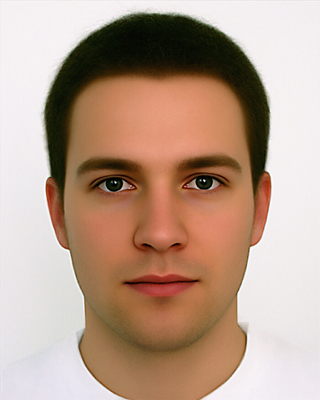
#> input picture HW5/files/images/q2.png, 320 x 400 px, found by its file name
$ jupyter execute CV_HW5_Q2_99521361.ipynb
#> lines starting #> are read from the running program, lines starting #| are printed output that depends on the picture; after the words box and inside, x2 and y2 are one past the last pixel; in counts of white or black regions, pixels touching at a corner belong together
# Q2

[cell 1]
import cv2 # just for reading the image
import numpy as np
import matplotlib.pyplot as plt

read image "q2.png"

[cell 2]
img = "/content/q2.png"

plot the image

[cell 3]
img = cv2.imread(img)
#> img is the input picture: shape (400, 320, 3); mean B, G, R 140.9, 158, 184.4
# Convert to RGB
img = cv2.cvtColor(img, cv2.COLOR_BGR2RGB)

img

[cell 4]
def get_neighbors(point, shape, neighbor_mode):
    neighbors = []
    x, y = point
    if neighbor_mode == 0:  # 4-connectivity
        deltas = [(-1, 0), (1, 0), (0, -1), (0, 1)]
    else:  # 8-connectivity
        deltas = [(-1, 0), (1, 0), (0, -1), (0, 1), (-1, -1), (-1, 1), (1, -1), (1, 1)]

    for dx, dy in deltas:
        nx, ny = x + dx, y + dy
        if 0 <= nx < shape[0] and 0 <= ny < shape[1]:
            neighbors.append((nx, ny))

    return neighbors

[cell 5]
def segment(image,seed_point,threshold,neighbor_mode=0):
#> called with seed_point = (110, 170), threshold = 130, neighbor_mode = 0
    segmented_image = image.copy()
    ### neighbor_mode=0 => 4-connectivity
    ### neighbor_mode=1 => 8-connectivity
    ### your implementation
    ###
    visited = np.zeros(image.shape[:2], dtype=bool)
    to_visit = [seed_point]
    initial_color = image[seed_point[0], seed_point[1]]
#> initial_color = [230, 156, 127]

    while to_visit:
        x, y = to_visit.pop(0)
        if visited[x, y]:
            continue

        current_color = image[x, y]
        if np.linalg.norm(initial_color - current_color) <= threshold:
            segmented_image[x, y] = [255, 0, 0]  # Change to red color for segmentation
            visited[x, y] = True
            neighbors = get_neighbors((x, y), image.shape[:2], neighbor_mode)
            to_visit.extend(neighbors)
#> this loop made 178194 passes
#> current_color on passes 1, 2, 3, 4, 5, 6, 8, 9, 11, 12, 13, 17: [230, 156, 127], [229, 155, 126], [230, 156, 127], [231, 158, 126], [229, 154, 125], [229, 156, 124], [230, 157, 125], [228, 153, 122], [229, 155, 126], [231, 156, 125], [229, 156, 123], [232, 157, 128]
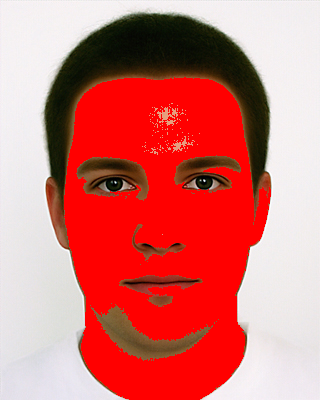
#> segmented_image: shape (400, 320, 3); mean R, G, B 209.7, 115.5, 111.1
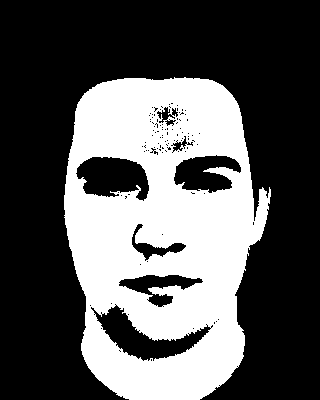
#> visited: shape (400, 320) bool; 34.8% white; 1 white region, box (x1, y1, x2, y2) and area: (64, 77, 271, 400) 44566
#> after the loop, to_visit = []

    return segmented_image

    return segmented_image

[cell 6]
seed_point= (110, 170)
threshold= 130

[cell 7]
segmented_image_4 = segment(img,seed_point,threshold)
segmented_image_8 = segment(img,seed_point,threshold,1)
#> call 2 of segment, with seed_point = (110, 170), threshold = 130, neighbor_mode = 1
#> the loop in segment (call 2), `while to_visit:` made 357484 passes
#> after the loop in segment (call 2), `while to_visit:`:
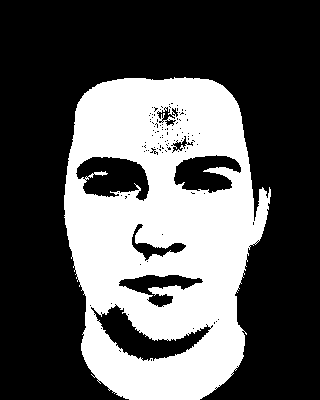
#> visited: shape (400, 320) bool; 34.9% white; 1 white region, box (x1, y1, x2, y2) and area: (64, 77, 271, 400) 44712

plot the results and compare them

[cell 8]
# Plot the original and segmented images
fig, axes = plt.subplots(1, 3, figsize=(15, 5))
axes[0].imshow(img)
axes[0].set_title("Original Image")
axes[0].axis('off')

axes[1].imshow(segmented_image_4)
axes[1].set_title("Segmented Image (4-connectivity)")
axes[1].axis('off')

axes[2].imshow(segmented_image_8)
axes[2].set_title("Segmented Image (8-connectivity)")
axes[2].axis('off')

plt.show()
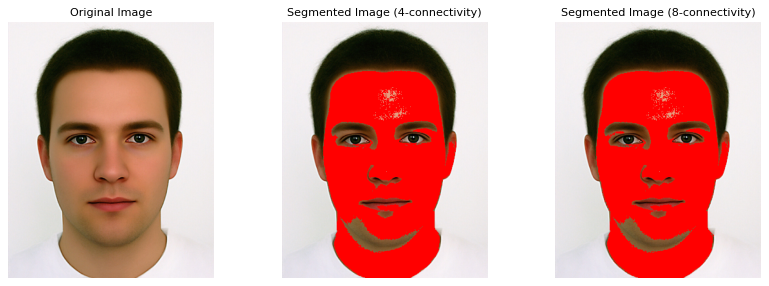
#> figure drawn by matplotlib, 3 panels
